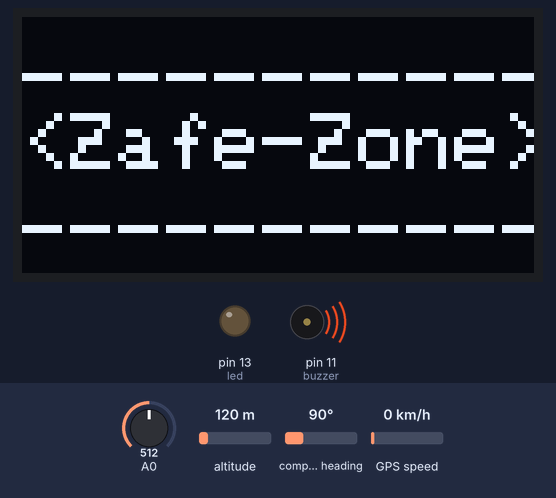
Simulated run of this sketch. Board: Arduino Uno, built with avr-gcc and run on an emulated ATmega328P. Shown: 128×64 one-colour display, output pins drawn as LEDs (lit = HIGH), buzzer (waves = sounding, pin HIGH). Inputs (shaded band) come from the test bench; at power-on: A0 = 512, altitude 120 m, compass heading 90°, GPS speed 0 km/h. The GPS gets a fix after 3 s at 37.7749, -122.4194 with 8 satellites; the modem accepts every AT command (registered, SIM ready, sends succeed) and sends nothing else; what the sketch prints to the serial monitor is not drawn.

Above: at 0.2 s.
At 11.3 s:
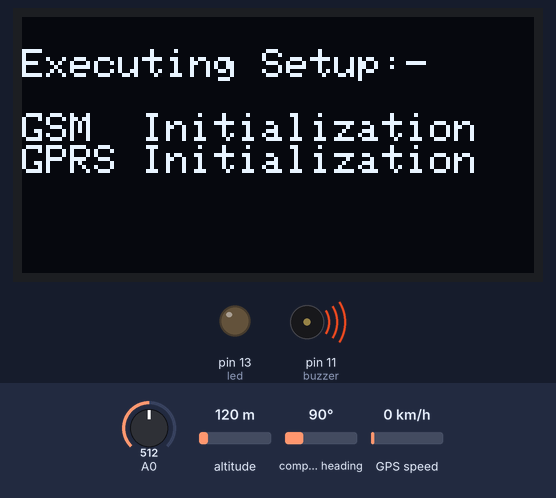
At 22.4 s:
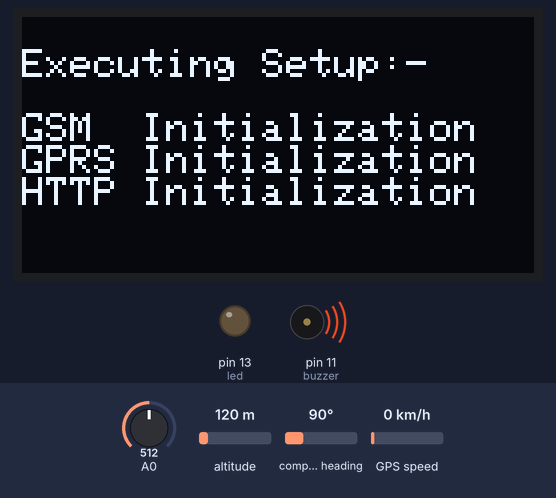
At 36.6 s:
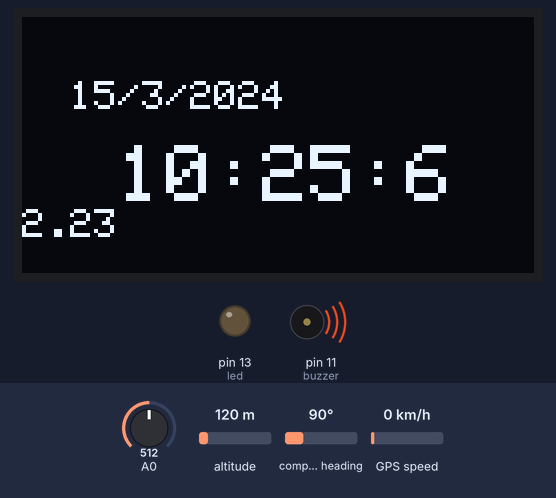
Timing chart, 0 to 91.6 s (numbered marks = the images above):
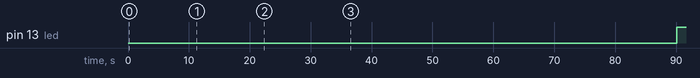

Measured:
- by itself, pin 13 (led): LOW → HIGH at 90.1 s
- what the display in image 1 shows lasts 11.1 s, from 11.2 s to 22.3 s
- what the display in image 2 shows lasts 14.2 s, from 22.3 s to 36.5 s

The sketch:

full_zafeZone.ino
```cpp
#include "SSD1306Ascii.h"
#include "SSD1306AsciiAvrI2c.h"
#include <SoftwareSerial.h>
#include<ArduinoJson.h>
#include <TinyGPS.h>

#define I2C_ADDRESS 0x3C
#define RST_PIN -1

SSD1306AsciiAvrI2c display;
TinyGPS gps;
SoftwareSerial gsm(2, 3);
SoftwareSerial gpsSerial(6, 7);

String sendData;
String Location;
String Date_Time;
String Date;
String Time;

float gpslat, gpslon;
unsigned long age;
int year;
byte month, day, hour, minute, second, hundredths;


int led = 13;
const int buzzer = 11;
int sizeOfData;
int m = 0, flag = 1;


void setup() {
  Serial.begin(115200);
#if RST_PIN >= 0
  display.begin(&Adafruit128x64, I2C_ADDRESS, RST_PIN);
#else // RST_PIN >= 0
  display.begin(&Adafruit128x64, I2C_ADDRESS);
#endif // RST_PIN >= 0
  display.setFont(Adafruit5x7);
  display.clear();
  pinMode(buzzer, OUTPUT);
  digitalWrite(buzzer, HIGH);
  pinMode(led, OUTPUT);
  gsm.begin(9600);
  gpsSerial.begin(9600);
  gsm.listen();
  display.print(F("\n"));
  display.set2X();
  display.print(F("-----------"));
  display.print(F("\n<Zafe-Zone>\n"));
  display.print(F("___________"));
  delay(2000);
  exec("AT+HTTPTERM");
  initGSM();
  initGPRS();
  exec("AT+CIFSR");
  initHTTP();
  display.clear();

}

void loop() {

  digitalWrite(buzzer, HIGH);
  int sensorValue = analogRead(A0);
  float voltage = sensorValue * (4.455 / 1023.0);
  gpsSerial.listen();
  while (gpsSerial.available()) {
    int c = gpsSerial.read();
    if (gps.encode(c))
    {
      gps.f_get_position(&gpslat, &gpslon);
      gps.crack_datetime(&year, &month, &day, &hour, &minute, &second, &hundredths, &age);
    }
  }
  Date_Time = String(day) + "/" + String(month) + "/" + String(year) + " - " + String(hour) + ":" + String(minute) + ":" + String(second) + "\"";
  Location = "https://www.google.com/maps/?q=" + String(gpslat, 6) + "," + String(gpslon, 6);
  Date = "  " + String(day) + "/" + String(month) + "/" + String(year);
  Time = "  " + String(hour) + ":" + String(minute) + ":" + String(second);


  if (m != int(minute)) {
    flag = 1;
  }
  Serial.println(voltage);
  if (voltage > 3.98 ) {
    display.clear();
    digitalWrite(led, HIGH);
    digitalWrite(buzzer, LOW);
    sendData = "{\"name\": \"Emergency ->" + Date_Time + ", \"domain\": \"" + Location + "\"}";
    sizeOfData = sendData.length();
    gsm.listen();
    display.set2X();
    display.println(F(""));
    display.println(F(" Button ON"));
    display.println(F(" Sending"));
    Serial.println("HTTP POST ... ");
    postHTTP();
  }

  if (minute % 5 == 1 && flag == 1) {
    flag = 0;
    m = int(minute);
    digitalWrite(led, HIGH);
    display.set1X();
    sendData = "{\"name\": \"General ->" + Date_Time + ", \"domain\": \"" + Location + "\"}";
    sizeOfData = sendData.length();
    gsm.listen();
    postHTTP();
  }


  else {
    display.clear();
    display.set1X();
    display.println("\n");
    display.print(Date);
    display.set2X();
    display.print("\n");
    display.print(Time);
    display.println(F("\n"));
    display.set1X();
    display.print(     voltage);
    digitalWrite(led, LOW);

    delay(500);
  }

}


void initGSM() {
  display.clear();
  display.set1X();
  display.print("\n");
  display.println(F("Executing Setup:-\n"));
  display.println(F("GSM  Initialization"));
  connectGSM("AT", "OK");
  connectGSM("ATE1", "OK");
  connectGSM("AT+CPIN?", "READY");
}

void initGPRS() {
  display.println(F("GPRS Initialization"));
  connectGSM("AT+CIPSHUT", "OK");
  connectGSM("AT+CGATT=1", "OK");
  connectGSM("AT+CSTT=\"www\",\"\",\"\"", "OK");
  connectGSM("AT+CIICR", "OK");
}

void initHTTP() {
  display.println(F("HTTP Initialization"));
  connectGSM("AT+SAPBR=3,1,\"APN\",\"CMNET\"", "OK");
  connectGSM("AT+SAPBR=1,1", "OK");
  connectGSM("AT+HTTPINIT", "OK");
  connectGSM("AT+HTTPPARA=\"CID\",1", "OK");
  connectGSM("AT+HTTPPARA= \"URL\",\"kidzafe.herokuapp.com/persons\"", "OK");
}

void postHTTP() {
  connectGSM("AT+HTTPDATA=" + String(sizeOfData) + ",10000", "DOWNLOAD");
  display.print(F(" ."));
  delay(3000);
  connectGSM(sendData, "OK");
  display.print(F(" ."));
  delay(1000);
  connectGSM("AT+HTTPACTION=1", "OK");
  display.print(F(" ."));
  delay(10000);
}

void connectGSM (String cmd, char* res)
{
  while (1)
  {
    if (cmd == "AT+SAPBR=1,1") {
      exec("AT+SAPBR=0,1");
      delay(1000);
    }
    Serial.println(cmd);
    gsm.println(cmd);
    delay(1000);
    while (gsm.available() > 0)
    {
      if (gsm.find(res))
      {
        delay(1000);
        return;
      }
    }
    delay(1000);
  }
  if (gsm.available() > 0)
    Serial.write(gsm.read());
}

void exec(String s) {
  Serial.println(s);
  gsm.println(s);
  delay(3000);
  if (gsm.available())
    Serial.write(gsm.read());
}
```
